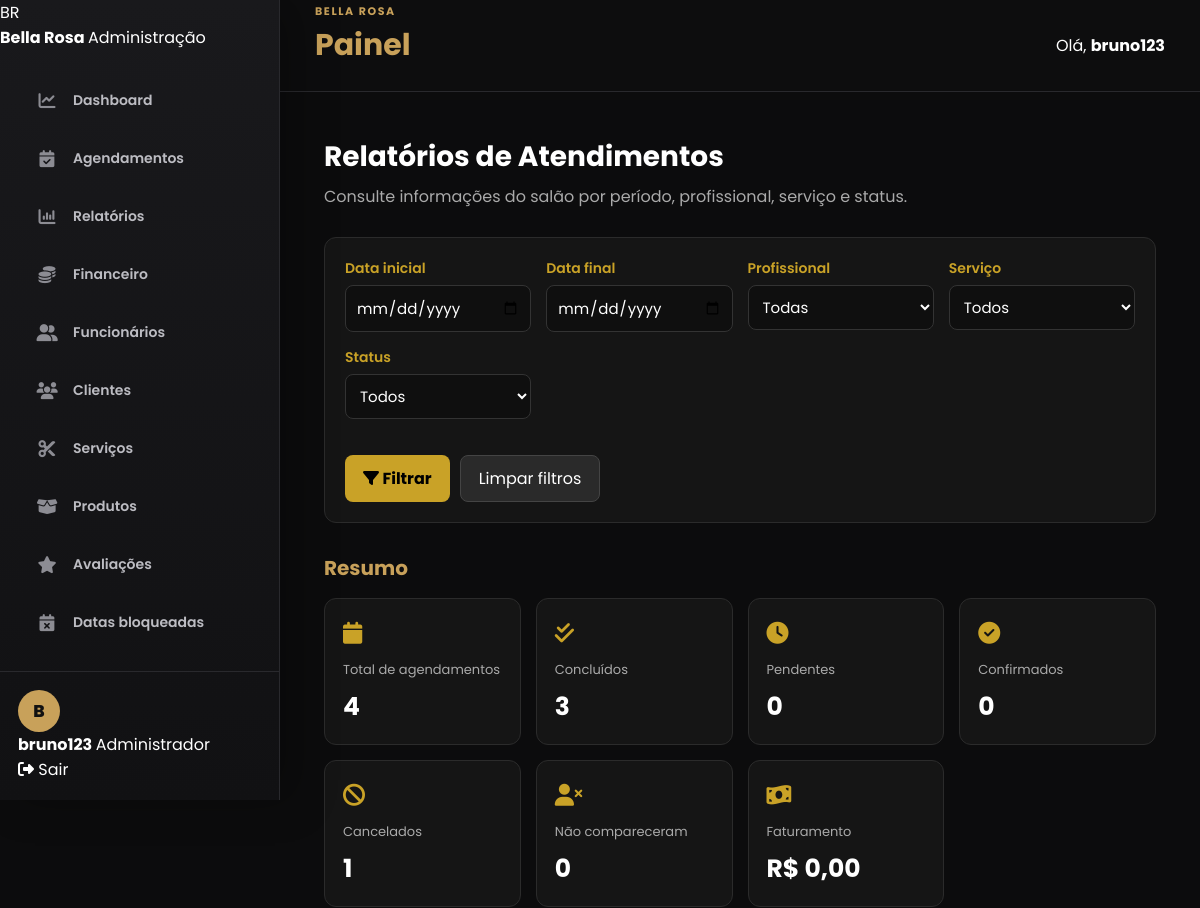
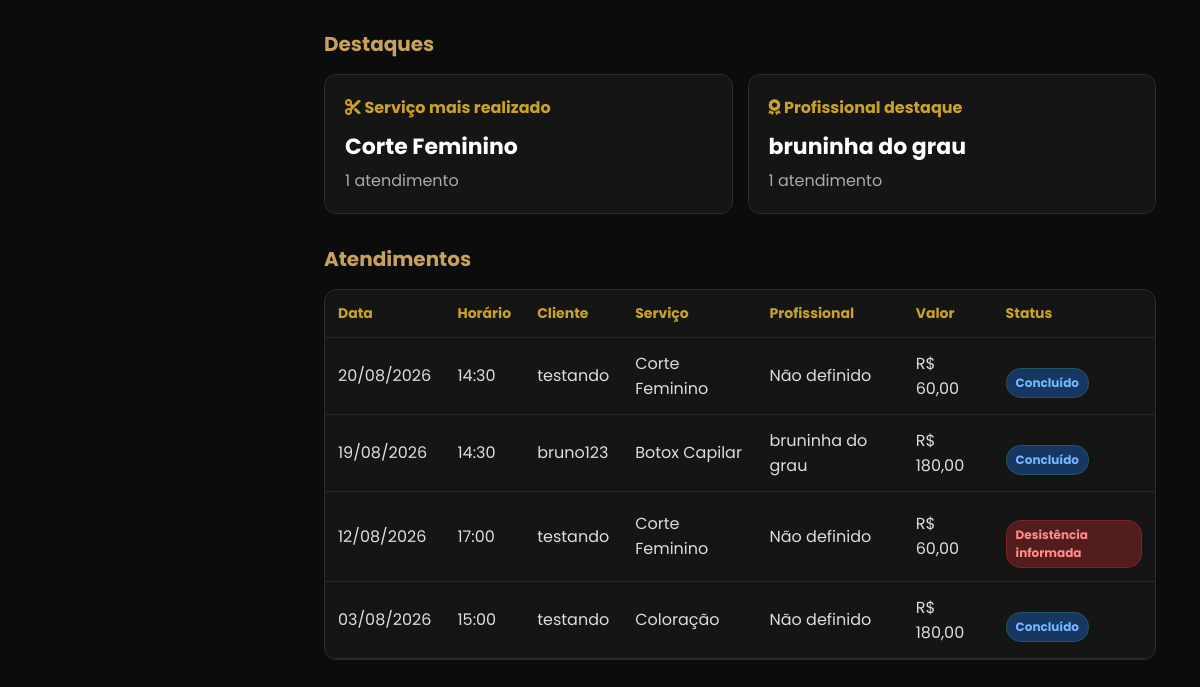
The app's page /painel/relatorios/ (signed in), older data (2 pictures, top to bottom).
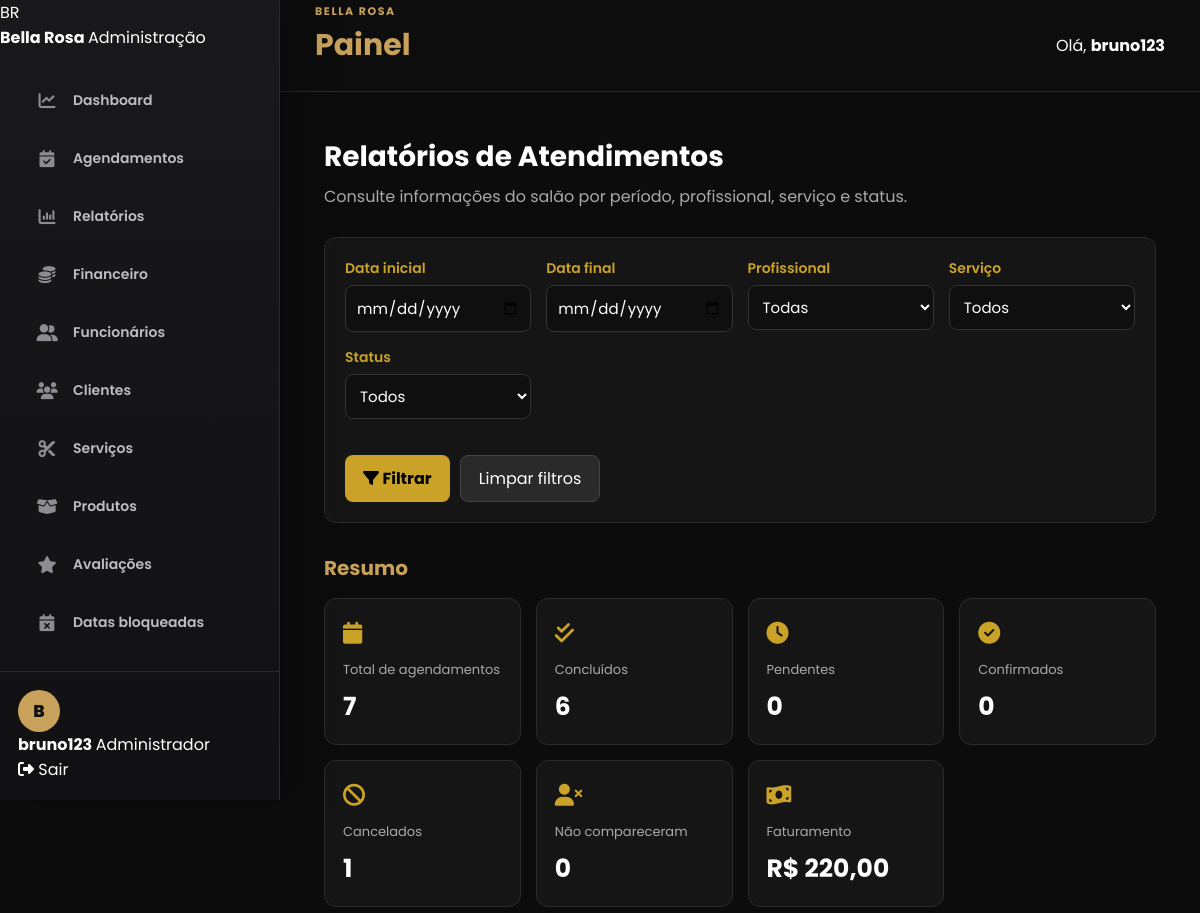
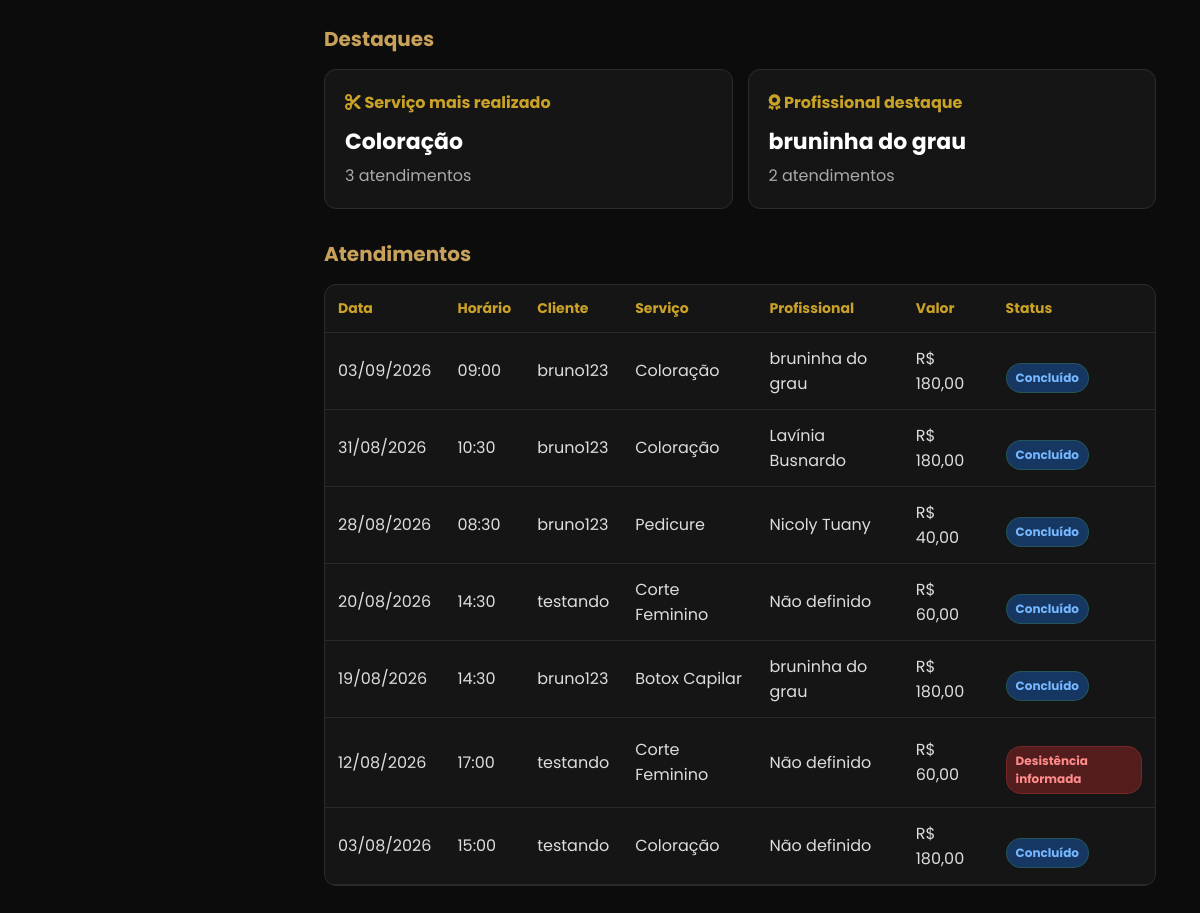
The same page, newer data (2 pictures, top to bottom).
### servicos/models.py (models this page shows, shortened)
class Servico(models.Model):
    nome = models.CharField("Nome", max_length=100)
    descricao = models.TextField("Descrição", blank=True)
    preco = models.DecimalField("Preço", max_digits=8, decimal_places=2)
    duracao = models.PositiveIntegerField("Duração (minutos)")
    ativo = models.BooleanField("Disponível", default=True)
    class Meta:
        verbose_name = "Serviço"
        verbose_name_plural = "Serviços"

### agendamentos/models.py (models this page shows, shortened)
class Agendamento(models.Model):
    STATUS_PENDENTE = "PENDENTE"
    STATUS_CONFIRMADO = "CONFIRMADO"
    STATUS_CANCELADO_CLIENTE = "CANCELADO_CLIENTE"
    STATUS_CANCELADO_ADMIN = "CANCELADO_ADMIN"
    STATUS_DESISTENCIA = "DESISTENCIA"
    STATUS_NAO_COMPARECEU = "NAO_COMPARECEU"
    STATUS_CONCLUIDO = "CONCLUIDO"
    STATUS_CHOICES = [
        (
            STATUS_PENDENTE,
            "Pendente",
        ),
        (
            STATUS_CONFIRMADO,
            "Confirmado",
        ),
        (
            STATUS_CANCELADO_CLIENTE,
            "Cancelado pela cliente",
        ),
        (
            STATUS_CANCELADO_ADMIN,
            "Cancelado pelo salão",
        ),
        (
            STATUS_DESISTENCIA,
            "Desistência informada",
        ),
        (
            STATUS_NAO_COMPARECEU,
            "Não compareceu",
        ),
        (
            STATUS_CONCLUIDO,
            "Concluído",
        ),
    ]
    cliente = models.ForeignKey(
        settings.AUTH_USER_MODEL,
        on_delete=models.CASCADE,
        related_name="agendamentos",
        verbose_name="Cliente",
    )
    servico = models.ForeignKey(
        Servico,
        on_delete=models.PROTECT,
        related_name="agendamentos",
        verbose_name="Serviço",
    )
    funcionario = models.ForeignKey(
        Funcionario,
        on_delete=models.PROTECT,
        related_name="agendamentos",
        verbose_name="Profissional",
        null=True,
        blank=True,
    )
    data = models.DateField(
        verbose_name="Data",
    )
    horario = models.TimeField(
        verbose_name="Horário",
    )
    observacao = models.TextField(
        blank=True,
        null=True,
        verbose_name="Observação da cliente",
    )
    status = models.CharField(
        max_length=30,
        choices=STATUS_CHOICES,
        default=STATUS_PENDENTE,
        verbose_name="Status",
    )
    motivo_status = models.TextField(
        blank=True,
        verbose_name="Motivo ou observação do status",
        help_text=(
            "Exemplo: cliente ligou informando que não poderá comparecer."
        ),
    )
    criado_em = models.DateTimeField(
        auto_now_add=True,
        verbose_name="Criado em",
    )
    atualizado_em = models.DateTimeField(
        auto_now=True,
        verbose_name="Atualizado em",
    )
    class Meta:
        verbose_name = "Agendamento"
        verbose_name_plural = "Agendamentos"
        ordering = [
            "-data",
            "-horario",
        ]

### contas/models.py (models this page shows, shortened)
class Usuario(AbstractUser):
    telefone = models.CharField(
        max_length=20,
        blank=True
    )
    is_admin_salao = models.BooleanField(
        default=False
    )

### funcionarios/models.py (models this page shows, shortened)
class Funcionario(models.Model):
    CARGO_CABELEIREIRA = "CABELEIREIRA"
    CARGO_MANICURE = "MANICURE"
    CARGO_MAQUIADORA = "MAQUIADORA"
    CARGO_DESIGNER_SOBRANCELHAS = "DESIGNER_SOBRANCELHAS"
    CARGO_ESTETICISTA = "ESTETICISTA"
    CARGO_RECEPCIONISTA = "RECEPCIONISTA"
    CARGO_OUTRO = "OUTRO"
    CARGOS = [
        (
            CARGO_CABELEIREIRA,
            "Cabeleireira",
        ),
        (
            CARGO_MANICURE,
            "Manicure e pedicure",
        ),
        (
            CARGO_MAQUIADORA,
            "Maquiadora",
        ),
        (
            CARGO_DESIGNER_SOBRANCELHAS,
            "Designer de sobrancelhas",
        ),
        (
            CARGO_ESTETICISTA,
            "Esteticista",
        ),
        (
            CARGO_RECEPCIONISTA,
            "Recepcionista",
        ),
        (
            CARGO_OUTRO,
            "Outro",
        ),
    ]
    nome = models.CharField(
        max_length=150,
        verbose_name="Nome completo",
    )
    cpf = models.CharField(
        max_length=14,
        unique=True,
        verbose_name="CPF",
    )
    telefone = models.CharField(
        max_length=20,
        verbose_name="Telefone",
    )
    email = models.EmailField(
        blank=True,
        verbose_name="E-mail",
    )
    cargo = models.CharField(
        max_length=40,
        choices=CARGOS,
        verbose_name="Cargo",
    )
    data_admissao = models.DateField(
        null=True,
        blank=True,
        verbose_name="Data de admissão",
    )
    servicos = models.ManyToManyField(
        Servico,
        blank=True,
        related_name="funcionarios",
        verbose_name="Serviços realizados",
    )
    ativo = models.BooleanField(
        default=True,
        verbose_name="Funcionário ativo",
    )
    observacao = models.TextField(
        blank=True,
        verbose_name="Observação",
    )
    criado_em = models.DateTimeField(
        auto_now_add=True,
        verbose_name="Criado em",
    )
    atualizado_em = models.DateTimeField(
        auto_now=True,
        verbose_name="Atualizado em",
    )
    class Meta:
        verbose_name = "Funcionário"
        verbose_name_plural = "Funcionários"
        ordering = ["nome"]

### painel/views.py (the view)
@login_required(login_url="login")
def relatorio_atendimentos(request):
    verificar_permissao_administradora(request.user)
    data_inicial = request.GET.get(
        "data_inicial",
        ""
    )
    data_final = request.GET.get(
        "data_final",
        ""
    )
    funcionario_id = request.GET.get(
        "funcionario",
        ""
    )
    servico_id = request.GET.get(
        "servico",
        ""
    )
    status = request.GET.get(
        "status",
        ""
    )
    agendamentos = (
        Agendamento.objects
        .select_related(
            "cliente",
            "servico",
            "funcionario",
        )
        .all()
    )
    if data_inicial:
        agendamentos = agendamentos.filter(
            data__gte=data_inicial
        )
    if data_final:
        agendamentos = agendamentos.filter(
            data__lte=data_final
        )
    if funcionario_id:
        agendamentos = agendamentos.filter(
            funcionario_id=funcionario_id
        )
    if servico_id:
        agendamentos = agendamentos.filter(
            servico_id=servico_id
        )
    if status:
        agendamentos = agendamentos.filter(
            status=status
        )
    agendamentos = agendamentos.order_by(
        "-data",
        "-horario",
    )
    total_agendamentos = (
        agendamentos.count()
    )
    total_concluidos = (
        agendamentos
        .filter(
            status=Agendamento.STATUS_CONCLUIDO
        )
        .count()
    )
    total_pendentes = (
        agendamentos
        .filter(
            status=Agendamento.STATUS_PENDENTE
        )
        .count()
    )
    total_confirmados = (
        agendamentos
        .filter(
            status=Agendamento.STATUS_CONFIRMADO
        )
        .count()
    )
    total_cancelados = (
        agendamentos
        .filter(
            status__in=[
                Agendamento.STATUS_CANCELADO_CLIENTE,
                Agendamento.STATUS_CANCELADO_ADMIN,
                Agendamento.STATUS_DESISTENCIA,
            ]
        )
        .count()
    )
    total_nao_compareceu = (
        agendamentos
        .filter(
            status=Agendamento.STATUS_NAO_COMPARECEU
        )
        .count()
    )
    faturamento = (
        Receita.objects
        .filter(
            agendamento__in=agendamentos,
            pago=True,
        )
        .aggregate(
            total=Sum("valor")
        )["total"]
        or 0
    )
    servico_destaque = (
        agendamentos
        .filter(
            status=Agendamento.STATUS_CONCLUIDO
        )
        .values(
            "servico__nome"
        )
        .annotate(
            total=Count("id")
        )
        .order_by(
            "-total"
        )
        .first()
    )
    if servico_destaque:
        nome_servico_destaque = (
            servico_destaque["servico__nome"]
        )
        quantidade_servico_destaque = (
            servico_destaque["total"]
        )
    else:
        nome_servico_destaque = "Sem dados"
        quantidade_servico_destaque = 0
    profissional_destaque = (
        agendamentos
        .filter(
            status=Agendamento.STATUS_CONCLUIDO,
            funcionario__isnull=False,
        )
        .values(
            "funcionario__nome"
        )
        .annotate(
            total=Count("id")
        )
        .order_by(
            "-total"
        )
        .first()
    )
    if profissional_destaque:
        nome_profissional_destaque = (
            profissional_destaque[
                "funcionario__nome"
            ]
        )
        quantidade_profissional_destaque = (
            profissional_destaque[
                "total"
            ]
        )
    else:
        nome_profissional_destaque = "Sem dados"
        quantidade_profissional_destaque = 0
    funcionarios = (
        Funcionario.objects
        .filter(
            ativo=True
        )
        .order_by(
            "nome"
        )
    )
    servicos = (
        Servico.objects
        .filter(
            ativo=True
        )
        .order_by(
            "nome"
        )
    )
    contexto = {
        "agendamentos":
            agendamentos,
        "funcionarios":
            funcionarios,
        "servicos":
            servicos,
        "status_choices":
            Agendamento.STATUS_CHOICES,
        "data_inicial":
            data_inicial,
        "data_final":
            data_final,
        "funcionario_selecionado":
            funcionario_id,
        "servico_selecionado":
            servico_id,
        "status_selecionado":
            status,
        "total_agendamentos":
            total_agendamentos,
        "total_concluidos":
            total_concluidos,
        "total_pendentes":
            total_pendentes,
        "total_confirmados":
            total_confirmados,
        "total_cancelados":
            total_cancelados,
        "total_nao_compareceu":
            total_nao_compareceu,
        "faturamento":
            faturamento,
        "nome_servico_destaque":
            nome_servico_destaque,
        "quantidade_servico_destaque":
            quantidade_servico_destaque,
        "nome_profissional_destaque":
            nome_profissional_destaque,
        "quantidade_profissional_destaque":
            quantidade_profissional_destaque,
    }
    return render(
        request,
        "painel/relatorios.html",
        contexto,
    )

### painel/views.py (called while the page is built)
def usuario_eh_administradora(usuario):
    return (
        usuario.is_authenticated
        and (
            usuario.is_superuser
            or usuario.is_staff
            or usuario.is_admin_salao
        )
    )

def verificar_permissao_administradora(usuario):
    if not usuario_eh_administradora(usuario):
        raise PermissionDenied(
            "Você não possui permissão para acessar esta página."
        )

### painel/templates/painel/relatorios.html (shortened to what the changed rows need)
{% extends "painel/base_painel.html" %}
{% block content %}
<div class="relatorio-container">
    <div class="relatorio-header">
        <h1>Relatórios de Atendimentos</h1>
    </div>
    <h2 class="titulo-secao">
        Resumo
    </h2>
    <div class="cards-grid">
        <div class="card-relatorio">
            <div class="icone">
                <i class="fa-solid fa-calendar"></i>
            </div>
            <div class="titulo">
                Total de agendamentos
            </div>
            <div class="valor">
                {{ total_agendamentos }}
            </div>
        </div>
        <div class="card-relatorio">
            <div class="icone">
                <i class="fa-solid fa-check-double"></i>
            </div>
            <div class="titulo">
                Concluídos
            </div>
            <div class="valor">
                {{ total_concluidos }}
            </div>
        </div>
        <div class="card-relatorio">
            <div class="icone">
                <i class="fa-solid fa-money-bill-wave"></i>
            </div>
            <div class="titulo">
                Faturamento
            </div>
            <div class="valor">
                R$ {{ faturamento|floatformat:2 }}
            </div>
        </div>
    </div>
    <h2 class="titulo-secao">
        Destaques
    </h2>
    <div class="destaques-grid">
        <div class="destaque-box">
            <h3>
                <i class="fa-solid fa-scissors"></i>
                Serviço mais realizado
            </h3>
            <div class="nome">
                {{ nome_servico_destaque }}
            </div>
            <div class="quantidade">
                {{ quantidade_servico_destaque }}
                atendimento{{ quantidade_servico_destaque|pluralize }}
            </div>
        </div>
        <div class="destaque-box">
            <h3>
                <i class="fa-solid fa-award"></i>
                Profissional destaque
            </h3>
            <div class="nome">
                {{ nome_profissional_destaque }}
            </div>
            <div class="quantidade">
                {{ quantidade_profissional_destaque }}
                atendimento{{ quantidade_profissional_destaque|pluralize }}
            </div>
        </div>
    </div>
    <h2 class="titulo-secao">
        Atendimentos
    </h2>
    <div class="tabela-box">
        <table>
            <thead>
                <tr>
                    <th>Data</th>
                    <th>Horário</th>
                    <th>Cliente</th>
                    <th>Serviço</th>
                    <th>Profissional</th>
                    <th>Valor</th>
                    <th>Status</th>
                </tr>
            </thead>
            <tbody>
                {% for agendamento in agendamentos %}
                    <tr>
                        <td>
                            {{ agendamento.data|date:"d/m/Y" }}
                        </td>
                        <td>
                            {{ agendamento.horario|time:"H:i" }}
                        </td>
                        <td>
                            {% if agendamento.cliente.first_name %}
                                {{ agendamento.cliente.first_name }}
                            {% else %}
                                {{ agendamento.cliente.username }}
                            {% endif %}
                        </td>
                        <td>
                            {{ agendamento.servico.nome }}
                        </td>
                        <td>
                            {% if agendamento.funcionario %}
                                {{ agendamento.funcionario.nome }}
                            {% else %}
                                Não definido
                            {% endif %}
                        </td>
                        <td>
                            R$
                            {{ agendamento.servico.preco|floatformat:2 }}
                        </td>
                        <td>
                            {% if agendamento.status == "PENDENTE" %}
                                <span class="status status-pendente">
                                    Pendente
                                </span>
                            {% elif agendamento.status == "CONFIRMADO" %}
                                <span class="status status-confirmado">
                                    Confirmado
                                </span>
                            {% elif agendamento.status == "CONCLUIDO" %}
                                <span class="status status-concluido">
                                    Concluído
                                </span>
                            {% else %}
                                <span class="status status-cancelado">
                                    {{ agendamento.get_status_display }}
                                </span>
                            {% endif %}
                        </td>
                    </tr>
                {% endfor %}
            </tbody>
        </table>
    </div>
</div>
{% endblock %}

Row changes from the older to the newer data that the page shows:
no longer on this page (row unchanged): Servico: nome "Corte Feminino"
now on this page (row unchanged): Servico: nome "Coloração"
added Agendamento: data "03/09/2026", horario "09:00", cliente.username "bruno123", servico.nome "Coloração", funcionario.nome "bruninha do grau", servico.preco "180,00", status "Concluído"
added Agendamento: data "31/08/2026", horario "10:30", cliente.username "bruno123", servico.nome "Coloração", funcionario.nome "Lavínia Busnardo", servico.preco "180,00", status "Concluído"
added Agendamento: data "28/08/2026", horario "08:30", cliente.username "bruno123", servico.nome "Pedicure", funcionario.nome "Nicoly Tuany", servico.preco "40,00", status "Concluído"
Text that changed along with them:
{{ total_agendamentos }}: "4" → "7"
{{ total_concluidos }}: "3" → "6"
{{ faturamento|floatformat:2 }}: "0,00" → "220,00"
{{ quantidade_servico_destaque }}: "1" → "3"
{{ quantidade_profissional_destaque }}: "1" → "2"
